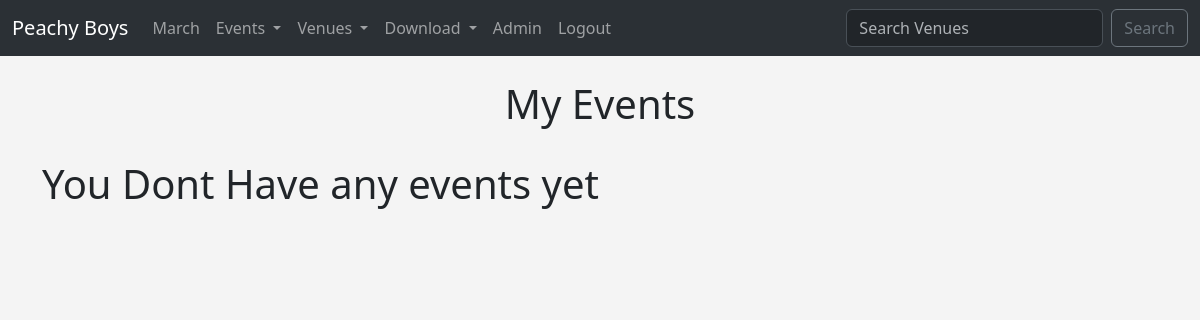
/my_events/ (signed in), run on an earlier commit of the app's database.
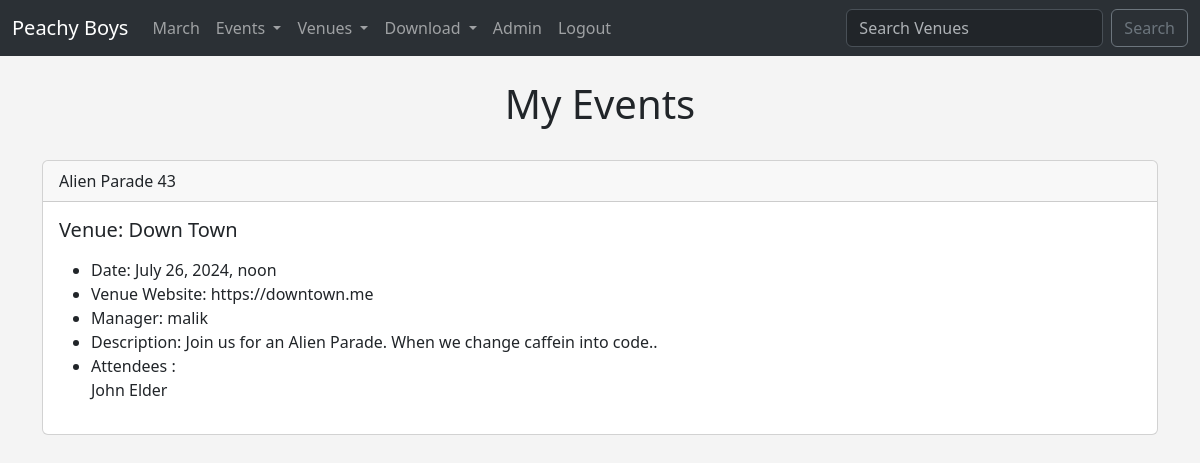
And on a later commit of the database.
### events/models.py (models this page shows, shortened)
class Event(models.Model):
    name = models.CharField(max_length=120)
    event_date = models.DateTimeField()
    venue = models.ForeignKey(Venue, blank=True, null=True, on_delete=models.CASCADE)
    manager = models.ForeignKey(User, blank=True, null=True, on_delete=models.SET_NULL)
    description = models.TextField(blank=True)
    attendees = models.ManyToManyField(MyClubUser, blank=True)
    approved = models.BooleanField(default=False)
    def __str__(self):
        return self.name

class Venue(models.Model):
    name = models.CharField(max_length=120)
    address = models.CharField(max_length=300)
    zip_code =  models.CharField(max_length=15, blank=True)
    phone = models.CharField(max_length=15, blank=True)
    web = models.URLField(blank=True)
    email_address = models.EmailField(blank=True)
    owner = models.IntegerField(blank=False, default=1)
    venue_image = models.ImageField(null=True, blank=True, upload_to='images/')
    def __str__(self):
        return self.name

class MyClubUser(models.Model):
    first_name = models.CharField(max_length=30)
    last_name = models.CharField(max_length=30)
    email = models.EmailField()
    def __str__(self):
        return self.first_name + " " +self.last_name

### events/views.py (the view)
# urls.py: path('my_events/', views.my_events, name='my_events'),
def my_events(request):
    if request.user.is_authenticated:
        me = request.user.id
        events = Event.objects.filter(attendees=me)
        return render(request, 'events/my_events.html', {"events":events})
    else:
        messages.success(request, "You aren't Authorized To View This Page")
        return redirect('home')

### events/templates/events/my_events.html (shortened to what this page needs)
{% extends 'events/base.html' %}
{% block content %}
<center><H1>My Events</H1></center>
<br>
{% if events %}
{% for event in events %}
<div class="card">
    <div class="card-header">
        {{ event }}
    </div>
    <div class="card-body">
      <h5 class="card-title">Venue: {{ event.venue }}</h5>
      <p class="card-text">
        <ul>
            <li>Date: {{ event.event_date }}</li>
            <li>Venue Website: {{ event.venue.web }}</li>
            <li>Manager: {{ event.manager }}</li>
            <li>Description: {{ event.description }}</li>
            <li>Attendees : <br>
            {% for user in event.attendees.all  %}
            {{ user }} <br>
            {% endfor %}
        </li>
        </ul>
      </p>
    </div>
  </div>
{% endfor %}
{% else %}
<h1>You Dont Have any events yet</h1>
{% endif %}
{% endblock %}

What changed in the data, as far as the page shows it:
now on this page (row edited): Event: name "Alien Parade 43", venue "Down Town", event_date "July 26, 2024, noon", venue.web "https://downtown.me", manager "malik", description "Join us for an Alien Parade. When we change caffein into code.."
now on this page (row unchanged): MyClubUser: first_name+last_name "John Elder"
Also different on the page:
text no longer shown: "You Dont Have any events yet"
